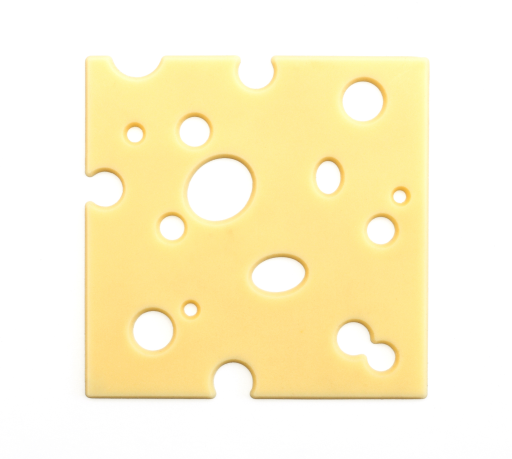
//> input picture week7/sajt.png, 512 x 459 px
$ ./konturkezeles   (built with g++ and OpenCV 4)
//> lines starting //> are read from the running program, lines starting //| are printed output that depends on the picture; after the words box and inside, x2 and y2 are one past the last pixel; in counts of white or black regions, pixels touching at a corner belong together
#pragma clang diagnostic push
#pragma ide diagnostic ignored "cert-msc50-cpp"

#include <opencv2/core.hpp>
#include <opencv2/highgui.hpp>
#include <opencv2/imgproc.hpp>

int main() {
    cv::Mat img = cv::imread("/Users/klevcsoo/Developer/deik-kepfeldolgozas/week7/sajt.png");
//> img is the input picture: 459 rows x 512 cols, CV_8UC3; mean B, G, R 207.8, 243.7, 253.5

    cv::Mat gray, mask;
    cv::cvtColor(img, gray, cv::COLOR_BGR2GRAY);
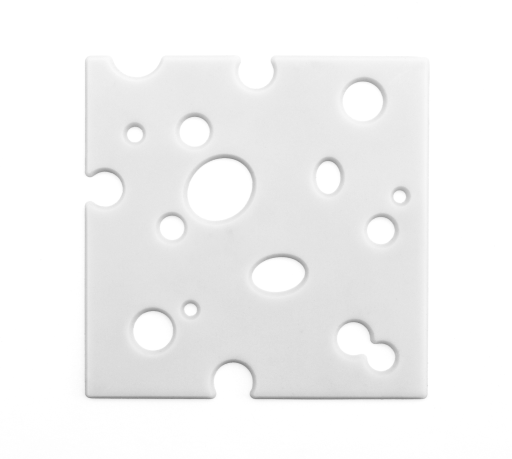
//> gray: 459 rows x 512 cols, CV_8UC1; min 134, max 255, mean 242.6

    cv::threshold(gray, mask, 248, 255, cv::THRESH_BINARY_INV);
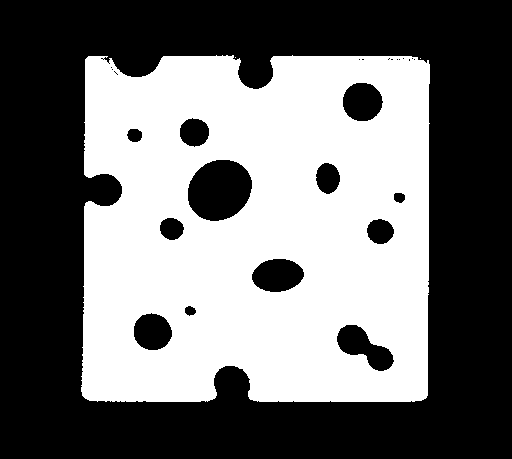
//> mask: 459 rows x 512 cols, CV_8UC1; 44.6% white; 3 white regions (2 under 20 px), largest, box (x1, y1, x2, y2) and area: (81, 55, 430, 402) 104726
    cv::medianBlur(mask, mask, 5);
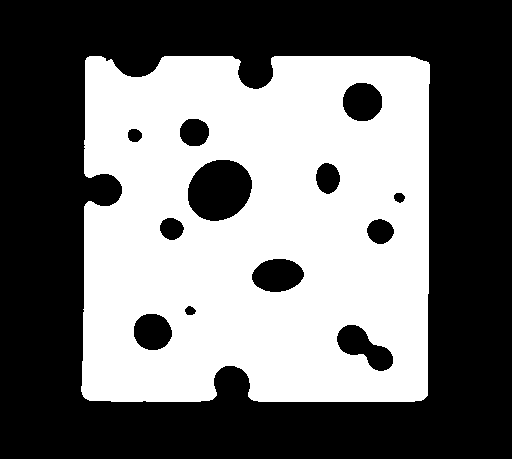
//> mask: 459 rows x 512 cols, CV_8UC1; 44.6% white; 1 white region

    std::vector<std::vector<cv::Point>> cont;
    std::vector<cv::Vec4i> hier;
    cv::findContours(mask, cont, hier, cv::RETR_TREE, cv::CHAIN_APPROX_NONE);
//> cont = 13 contours; largest, box (x1, y1, x2, y2) and area: (81, 56, 430, 402) 114441, (187, 159, 253, 222) 3136, (336, 324, 394, 372) 1397, (251, 258, 305, 293) 1386, (342, 82, 383, 122) 1251

    cv::Mat dest = img.clone();
    double cheese_area = 0, holes_area = 0;
    for (int i = 0; i < cont.size(); i++) {
        if (hier[i][3] == -1) {
            cheese_area += cv::contourArea(cont[i]);
            cv::drawContours(dest, cont, i, cv::Scalar(0, 255, 0), 2);
        } else {
            holes_area += cv::contourArea(cont[i]);
            cv::drawContours(dest, cont, i, cv::Scalar(255, 0, 0), 2);
        }
    }
//> this loop made 13 passes
//> holes_area on passes 2 to 13: 1397, 2543, 2629.5, 4015, 4558.5, 4991.5, 5089, 5697.5, 8833.5, 9001, 9684, 10935
//> cheese_area on pass 1: 114441
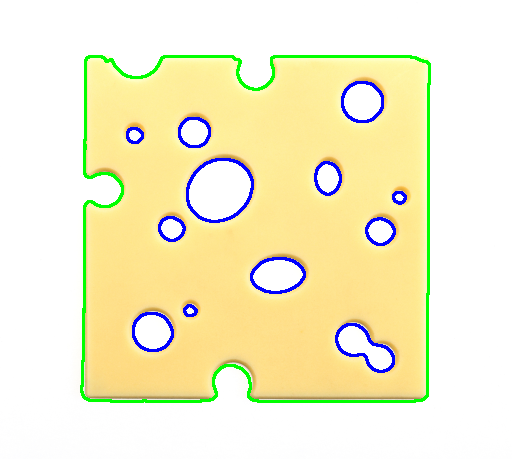
//> dest: 459 rows x 512 cols, CV_8UC3; 3.84% of pixels changed, all inside (x1, y1, x2, y2) = (80, 55, 431, 403)
//> after the loop, cheese_area = 114441; holes_area = 10935
    cv::putText(
            dest, "cheese: " + std::to_string(cheese_area), cv::Point(20, 20),
            cv::FONT_HERSHEY_SIMPLEX, 0.5, cv::Scalar(0, 0, 0), 1
    );
    cv::putText(
            dest, "holes " + std::to_string(holes_area), cv::Point(20, 40),
            cv::FONT_HERSHEY_SIMPLEX, 0.5, cv::Scalar(0, 0, 0), 1
    );
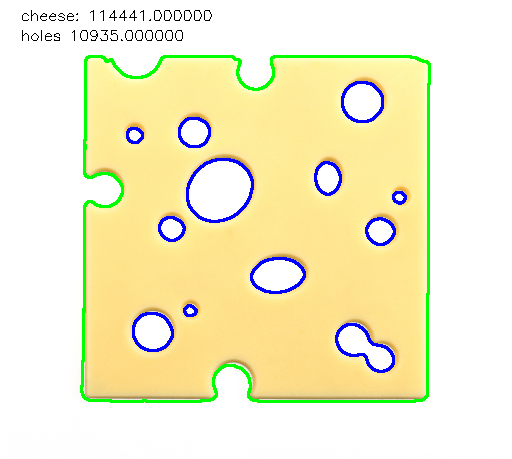
//> dest: 459 rows x 512 cols, CV_8UC3; mean B, G, R 203.3, 238.9, 243.1

    cv::imshow("cheese", dest);

    cv::waitKey();
    return 0;
}

#pragma clang diagnostic pop
